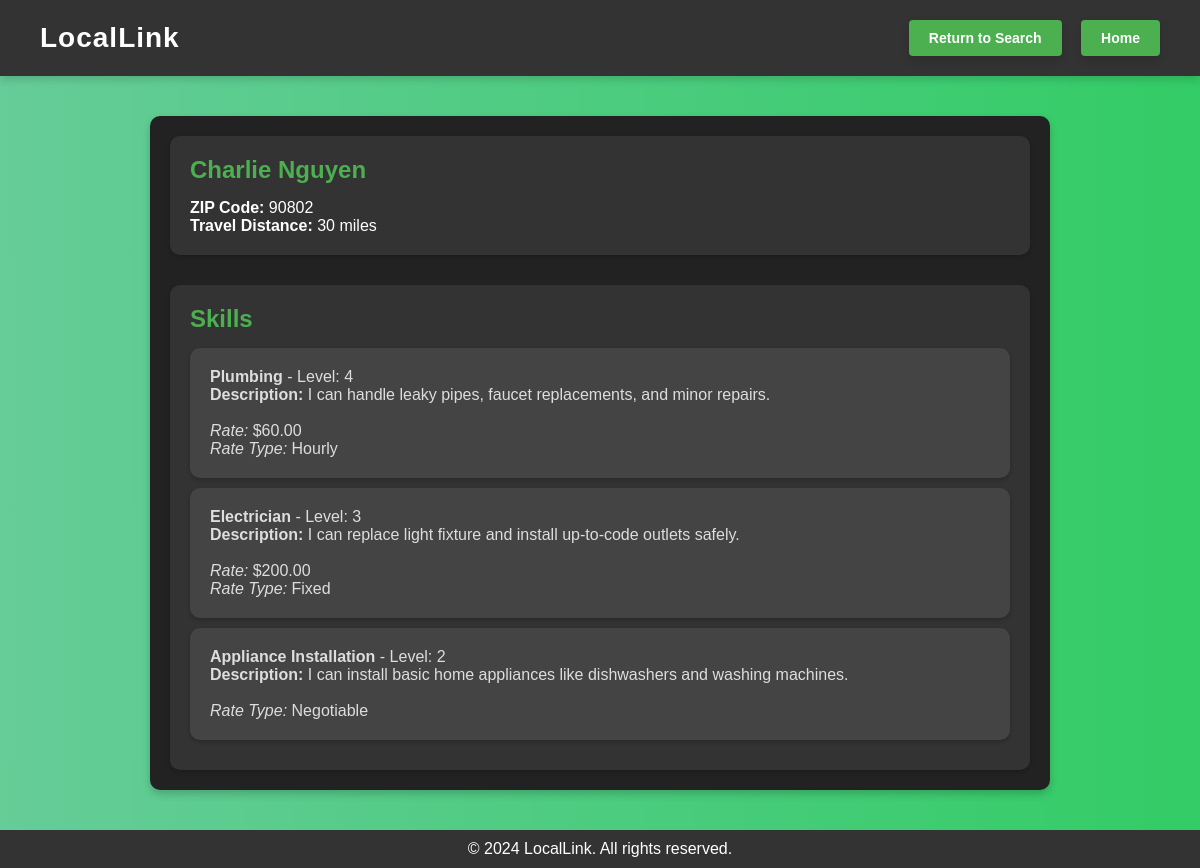
Page /view/7 on the committed database.
### app/models/worker.py (models this page shows, shortened)
class Worker(db.Model):
    __tablename__ = 'workers'
    id = db.Column(db.Integer, primary_key=True)
    profile_picture = db.Column(db.String(200))
    name = db.Column(db.String(100), nullable=False)
    phone_number = db.Column(db.String(15), unique=True, nullable=False)
    password = db.Column(db.String(200), nullable=False)
    zip_code = db.Column(db.String(10), nullable=True)
    travel_distance = db.Column(db.Integer, nullable=True)
    user_role = db.Column(db.String(50), default='regular')
    about_me = db.Column(db.Text, nullable=True)
    is_online = db.Column(db.Boolean, default=False)
    auto_offline_time = db.Column(db.DateTime, nullable=True)
    job_postings = db.relationship('JobPosting', back_populates='worker')
    contracts = db.relationship('Contract', back_populates='worker')
    skills = db.relationship('Skill', back_populates='worker')  # Add this line

### app/models/skill.py (models this page shows, shortened)
class Skill(db.Model):
    __tablename__ = 'skills'
    id = db.Column(db.Integer, primary_key=True)
    skill_name = db.Column(db.String(120), nullable=False)
    experience_level = db.Column(db.Integer, nullable=False)
    worker_id = db.Column(db.Integer, db.ForeignKey('workers.id'), nullable=False)
    description = db.Column(db.Text, default="No description provided", nullable=False)
    rate_type = db.Column(db.String(20), default="negotiable", nullable=False)
    rate_value = db.Column(db.Float, nullable=True)
    worker = db.relationship('Worker', back_populates='skills')

### app/routes/worker_routes.py (the view, shortened to what this page needs)
@worker_bp.route('/view/<int:worker_id>', methods=['GET'])
def worker_view(worker_id):
    worker = Worker.query.get_or_404(worker_id)
    skills = Skill.query.filter_by(worker_id=worker_id).all()
    employer_id = session.get('employer_id')
    return render_template('worker_view.html', worker=worker, skills=skills)

### app/templates/worker_view.html (shortened to what this page needs)
<!DOCTYPE html>
<html lang="en">
<head>
    <link rel="stylesheet" href="{{ url_for('static', filename='css/worker_view.css') }}">
</head>
<body>
    <header>
        <div class="logo">
            <h1>LocalLink</h1>
        </div>
        <nav>
            <a href="{{ url_for('home.search', zip_code=request.args.get('zip_code'), service_type=request.args.get('service_type')) }}" class="button">Return to Search</a>
            <a href="{{ url_for('home.home') }}" class="button">Home</a>
        </nav>
    </header>
    <main>
        <section class="worker-card">
            <div class="worker-details">
                <h2>{{ worker.name }}</h2>
                <p><strong>ZIP Code:</strong> {{ worker.zip_code }}</p>
                <p><strong>Travel Distance:</strong> {{ worker.travel_distance }} miles</p>
            </div>
            <div class="worker-skills">
                <h2>Skills</h2>
                {% if skills %}
                    <ul>
                        {% for skill in skills %}
                            <li class="worker-skills-card">
                                <strong>{{ skill.skill_name }}</strong> - Level: {{ skill.experience_level }}
                                <p><strong>Description:</strong> {{ skill.description }}</p>
                                {% if skill.rate_type != 'negotiable' %}
                                    <br><em>Rate:</em> ${{ "{:.2f}".format(skill.rate_value|default(0)) }}
                                {% endif %}
                                <br><em>Rate Type:</em> {{ skill.rate_type.capitalize() }}
                            </li>
                        {% endfor %}
                    </ul>
                {% else %}
                    <p>No skills listed yet.</p>
                {% endif %}
            </div>
        </section>
    </main>
    <footer>
        <p>&copy; 2024 LocalLink. All rights reserved.</p>
    </footer>
</body>
</html>

### app/static/css/worker_view.css (style rules this page uses)
* { margin: 0; padding: 0; box-sizing: border-box; }
body { font-family: Arial, sans-serif; background: linear-gradient(to right, #66cc99, #33cc66); color: #333; display: flex; flex-direction: column; min-height: 100vh; margin: 0; }
header { display: flex; justify-content: space-between; align-items: center; background-color: #333; color: white; padding: 20px 40px; box-shadow: 0 4px 8px rgba(0, 0, 0, 0.15); }
header .logo h1 { font-size: 28px; letter-spacing: 1px; }
header nav a { display: flex; color: #fff; text-decoration: none; margin-left: 15px; }
main { flex-grow: 1; display: flex; justify-content: center; align-items: center; padding: 40px; }
.worker-card { background-color: #222; color: white; border-radius: 10px; box-shadow: 0 4px 8px rgba(0, 0, 0, 0.2); padding: 20px; max-width: 900px; width: 100%; display: flex; flex-direction: column; gap: 30px; }
.worker-details, .worker-skills, .contact-worker { padding: 20px; background-color: #333; border-radius: 10px; box-shadow: 0 2px 4px rgba(0, 0, 0, 0.2); }
.worker-details h2, .worker-skills h2, .contact-worker h2 { color: #4CAF50; font-size: 1.5em; margin-bottom: 15px; }
.worker-skills ul { list-style: none; padding: 0; }
.worker-skills ul li { margin-bottom: 10px; color: #ddd; }
.worker-skills-card { padding: 20px; background-color: #444; border-radius: 10px; box-shadow: 0 2px 4px rgba(0, 0, 0, 0.2); }
.button { display: inline-block; padding: 10px 20px; background-color: #4CAF50; color: white; text-decoration: none; font-size: 14px; font-weight: bold; border-radius: 4px; border: none; box-shadow: 0 4px 8px rgba(0, 0, 0, 0.15); cursor: pointer; transition: background-color 0.3s, transform 0.2s; }
footer { text-align: center; padding: 10px; background-color: #333; color: white; margin-top: auto; }

### rows in the picture
Worker: name "Charlie Nguyen", zip_code "90802", travel_distance "30"
Skill: skill_name "Plumbing", experience_level "4", description "I can handle leaky pipes, faucet replacements, and minor repairs.", rate_value "60.00", rate_type "Hourly"
Skill: skill_name "Electrician", experience_level "3", description "I can replace light fixture and install up-to-code outlets safely.", rate_value "200.00", rate_type "Fixed"
Skill: skill_name "Appliance Installation", experience_level "2", description "I can install basic home appliances like dishwashers and washing machines.", rate_type "Negotiable"
